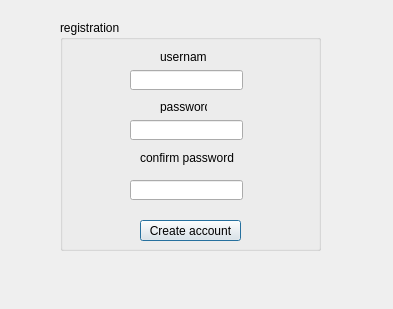
<?xml version="1.0" encoding="UTF-8"?>
<ui version="4.0">
 <class>AccountCreation</class>
 <widget class="QDialog" name="AccountCreation">
  <property name="geometry">
   <rect>
    <x>0</x>
    <y>0</y>
    <width>393</width>
    <height>309</height>
   </rect>
  </property>
  <property name="windowTitle">
   <string>Dialog</string>
  </property>
  <widget class="QGroupBox" name="groupBox">
   <property name="geometry">
    <rect>
     <x>60</x>
     <y>20</y>
     <width>261</width>
     <height>231</height>
    </rect>
   </property>
   <property name="title">
    <string>registration</string>
   </property>
   <widget class="QLineEdit" name="lineEdit_password">
    <property name="geometry">
     <rect>
      <x>70</x>
      <y>100</y>
      <width>113</width>
      <height>20</height>
     </rect>
    </property>
    <property name="echoMode">
     <enum>QLineEdit::Password</enum>
    </property>
   </widget>
   <widget class="QLineEdit" name="lineEdit_username">
    <property name="geometry">
     <rect>
      <x>70</x>
      <y>50</y>
      <width>113</width>
      <height>20</height>
     </rect>
    </property>
   </widget>
   <widget class="QLabel" name="label">
    <property name="geometry">
     <rect>
      <x>100</x>
      <y>30</y>
      <width>47</width>
      <height>13</height>
     </rect>
    </property>
    <property name="text">
     <string>username</string>
    </property>
   </widget>
   <widget class="QLabel" name="label_2">
    <property name="geometry">
     <rect>
      <x>100</x>
      <y>80</y>
      <width>47</width>
      <height>13</height>
     </rect>
    </property>
    <property name="text">
     <string>password</string>
    </property>
   </widget>
   <widget class="QPushButton" name="pushButton">
    <property name="geometry">
     <rect>
      <x>80</x>
      <y>200</y>
      <width>101</width>
      <height>21</height>
     </rect>
    </property>
    <property name="text">
     <string>Create account</string>
    </property>
   </widget>
   <widget class="QLineEdit" name="lineEdit_passwordConfirm">
    <property name="geometry">
     <rect>
      <x>70</x>
      <y>160</y>
      <width>113</width>
      <height>20</height>
     </rect>
    </property>
    <property name="echoMode">
     <enum>QLineEdit::Password</enum>
    </property>
   </widget>
   <widget class="QLabel" name="label_3">
    <property name="geometry">
     <rect>
      <x>80</x>
      <y>130</y>
      <width>101</width>
      <height>16</height>
     </rect>
    </property>
    <property name="text">
     <string>confirm password</string>
    </property>
   </widget>
  </widget>
 </widget>
 <resources/>
 <connections/>
</ui>
